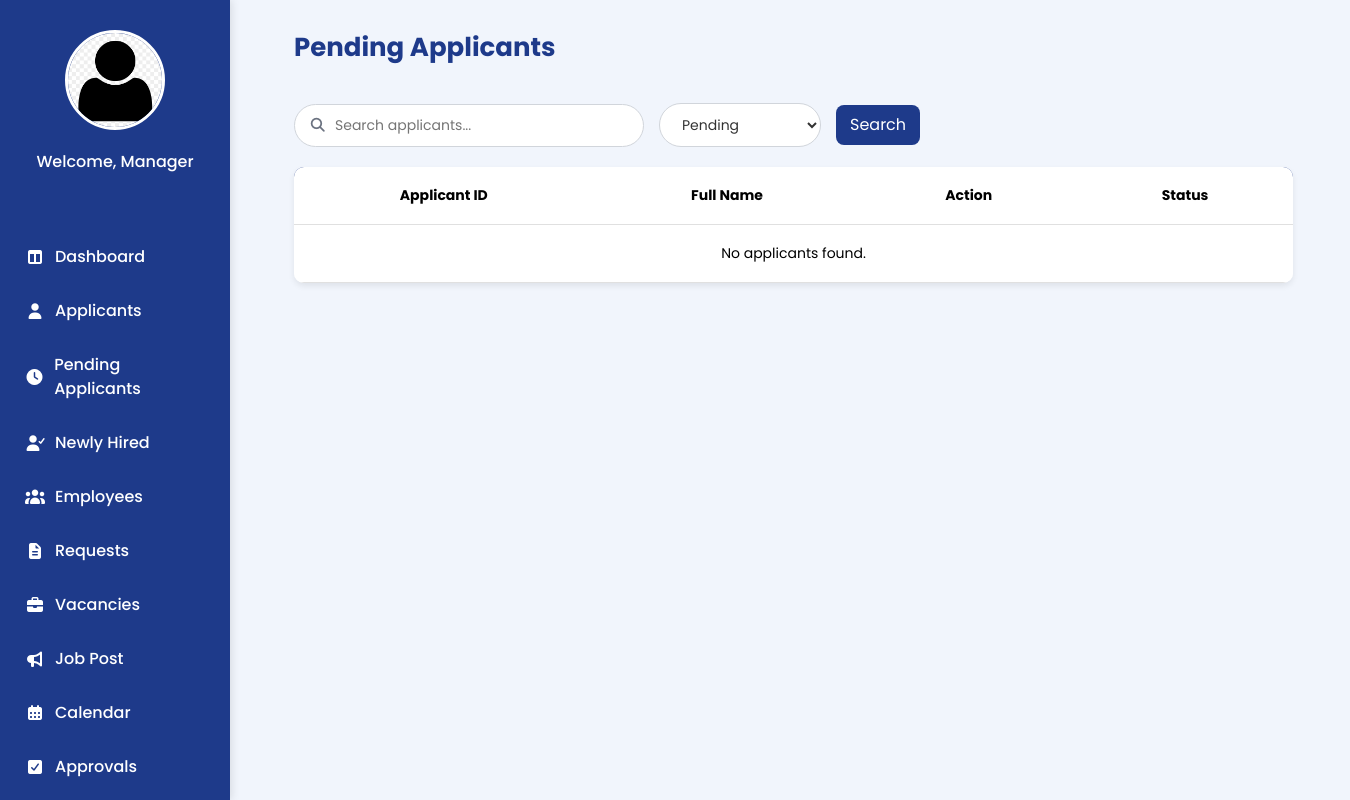
Before: /Manager_PendingApplicants.php with the older database file.
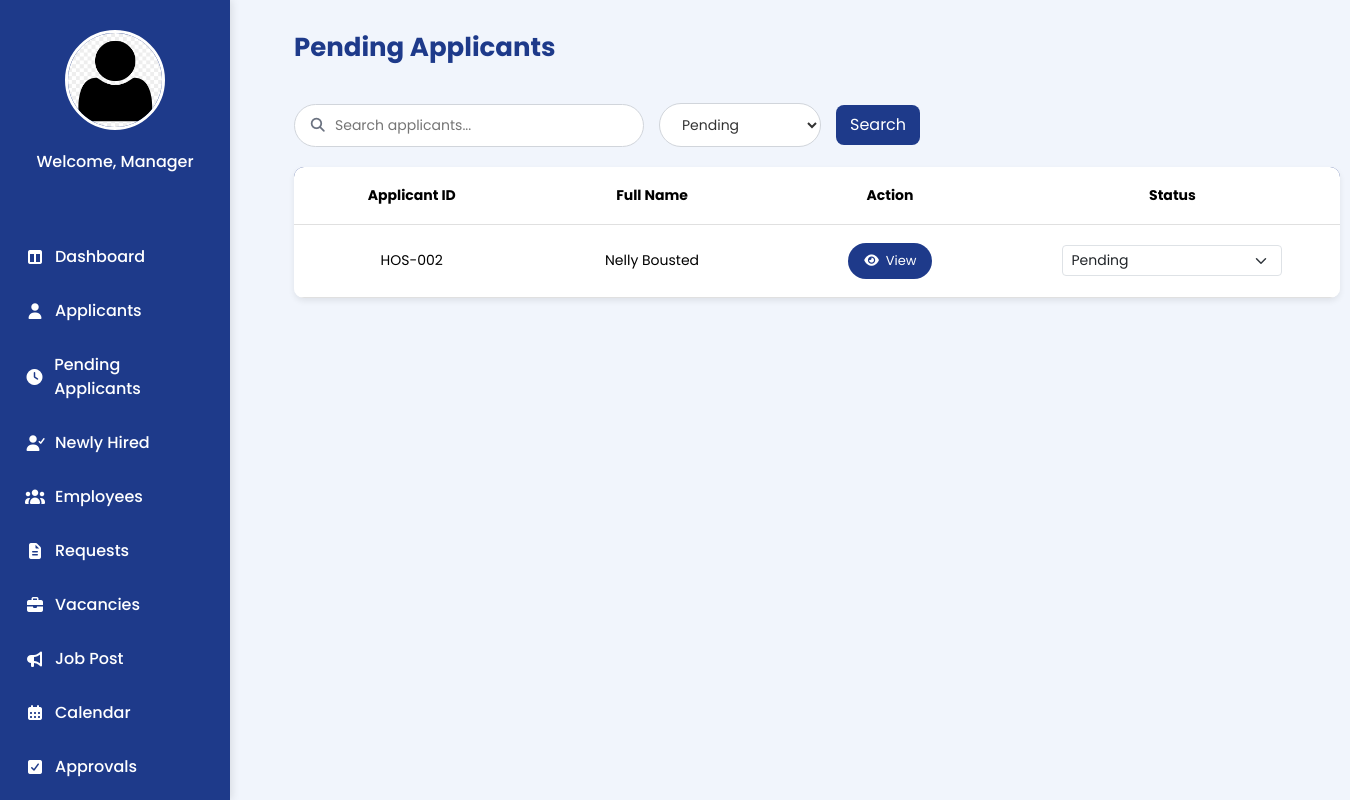
After: the same page with the newer database file.
### tables this page shows
CREATE TABLE `applicant` (
  `applicantID` varchar(100) NOT NULL,
  `fullName` varchar(150) NOT NULL,
  `position_applied` varchar(100) NOT NULL,
  `department` varchar(150) NOT NULL,
  `type_name` varchar(50) DEFAULT NULL,
  `date_applied` date NOT NULL,
  `contact_number` varchar(20) NOT NULL,
  `email_address` varchar(100) NOT NULL,
  `home_address` varchar(255) NOT NULL,
  `job_title` varchar(100) DEFAULT NULL,
  `company_name` varchar(150) NOT NULL,
  `date_started` date NOT NULL,
  `years_experience` int(11) DEFAULT NULL,
  `in_role` varchar(5) NOT NULL,
  `university` varchar(150) NOT NULL,
  `course` varchar(100) NOT NULL,
  `year_graduated` year(4) DEFAULT NULL,
  `skills` text NOT NULL,
  `summary` text NOT NULL,
  `status` varchar(20) NOT NULL,
  `hired_at` date DEFAULT NULL,
  `profile_pic` varchar(255) DEFAULT NULL
);

### Manager_PendingApplicants.php (the view, shortened to what the changed rows need)
<?php
require 'admin/db.connect.php';
$menus = [
  "HR Director" => [
    "Dashboard" => "Manager_Dashboard.php",
    "Applicants" => "Manager_Applicants.php",
    "Pending Applicants" => "Manager_PendingApplicants.php",
    "Newly Hired" => "Newly-Hired.php",
    "Employees" => "Manager_Employees.php",
    "Requests" => "Manager_Request.php",
    "Vacancies" => "Manager_Vacancies.php",
    "Job Post" => "Manager-JobPosting.php",
    "Calendar" => "Manager_Calendar.php",
    "Approvals" => "Manager_Approvals.php",
    "Settings" => "Manager_LeaveSettings.php",
    "Logout" => "Login.php"
  ],
  "HR Manager" => [
    "Dashboard" => "Manager_Dashboard.php",
    "Applicants" => "Manager_Applicants.php",
    "Pending Applicants" => "Manager_PendingApplicants.php",
    "Newly Hired" => "Newly-Hired.php",
    "Employees" => "Manager_Employees.php",
    "Requests" => "Manager_Request.php",
    "Vacancies" => "Manager_Vacancies.php",
    "Job Post" => "Manager-JobPosting.php",
    "Calendar" => "Manager_Calendar.php",
    "Approvals" => "Manager_Approvals.php",
    "Settings" => "Manager_LeaveSettings.php",
    "Logout" => "Login.php"
  ],
  "Recruitment Manager" => [
    "Dashboard" => "Manager_Dashboard.php",
    "Applicants" => "Manager_Applicants.php",
    "Pending Applicants" => "Manager_PendingApplicants.php",
    "Newly Hired" => "Newly-Hired.php",
    "Vacancies" => "Manager_Vacancies.php",
    "Logout" => "Login.php"
  ],
  "HR Officer" => [
    "Dashboard" => "Manager_Dashboard.php",
    "Applicants" => "Manager_Applicants.php",
    "Pending Applicants" => "Manager_PendingApplicants.php",
    "Newly Hired" => "Newly-Hired.php",
    "Employees" => "Manager_Employees.php",
    "Logout" => "Login.php"
  ],
  "HR Assistant" => [
    "Dashboard" => "Manager_Dashboard.php",
    "Applicants" => "Manager_Applicants.php",
    "Pending Applicants" => "Manager_PendingApplicants.php",
    "Newly Hired" => "Newly-Hired.php",
    "Employees" => "Manager_Employees.php",
    "Logout" => "Login.php"
  ],
  "Training and Development Coordinator" => [
    "Dashboard" => "Manager_Dashboard.php",
    "Employees" => "Manager_Employees.php",
    "Calendar" => "Manager_Calendar.php",
    "Requests" => "Manager_Request.php",
    "Logout" => "Login.php"
  ]
];
$role = $_SESSION['sub_role'] ?? "HR Manager";
$icons = [
  "Dashboard" => "fa-table-columns",
  "Applicants" => "fa-user",
  "Pending Applicants" => "fa-clock",
  "Newly Hired" => "fa-user-check",
  "Employees" => "fa-users",
  "Requests" => "fa-file-lines",
  "Vacancies" => "fa-briefcase",
  "Job Post" => "fa-bullhorn",
  "Calendar" => "fa-calendar-days",
  "Approvals" => "fa-square-check",
  "Settings" => "fa-gear",
  "Logout" => "fa-right-from-bracket"
];
$statusFilter = $_GET['status'] ?? 'Pending';
$pendingApplicants = [];
$sql = "
SELECT
    a.applicantID,
    a.fullName,
    a.email_address,
    app.status AS application_status,
    app.applied_at,
    a.date_applied
FROM applicant a
INNER JOIN applications app
    ON a.applicantID = app.applicantID
";
$clauses = [];
$params = [];
$types = '';
if ($statusFilter && strtolower($statusFilter) !== 'all') {
  $clauses[] = "COALESCE(app.status, a.status) = ?";
  $types .= 's';
  $params[] = $statusFilter;
}
if (!empty($clauses))
  $sql .= ' WHERE ' . implode(' AND ', $clauses);
$sql .= ' ORDER BY COALESCE(app.applied_at, a.date_applied) DESC';
if ($stmt = $conn->prepare($sql)) {
  if (!empty($params)) {
    $refs = [];
    $refs[] = &$types;
    for ($i = 0; $i < count($params); $i++) {
      $refs[] = &$params[$i];
    }
    call_user_func_array([$stmt, 'bind_param'], $refs);
  }
  $stmt->execute();
  $res = $stmt->get_result();
  while ($r = $res->fetch_assoc())
    $pendingApplicants[] = $r;
}
?>
<!DOCTYPE html>
<html lang="en">
<head>
  <link href="https://cdn.jsdelivr.net/npm/bootstrap@5.3.3/dist/css/bootstrap.min.css" rel="stylesheet"
>
  <link rel="stylesheet" href="manager-sidebar.css">
  <link rel="stylesheet" href="https://cdnjs.cloudflare.com/ajax/libs/font-awesome/7.0.1/css/all.min.css"
 />
</head>
<body>
  <div class="sidebar">
    <ul class="nav">
      <?php foreach ($menus[$role] as $label => $link): ?>
        <li><a href="<?php echo $link; ?>"><i class="fa-solid <?php echo $icons[$label] ?? 'fa-circle'; ?>"></i><?php echo $label; ?></a></li>
      <?php endforeach; ?>
    </ul>
  </div>
  <div class="main-content">
    <div class="main-content-header">
      <h1>Pending Applicants</h1>
    </div>
    <table class="table table-custom" id="applicantTable">
      <thead>
        <tr>
          <th>Applicant ID</th>
          <th>Full Name</th>
          <th>Action</th>
          <th>Status</th>
        </tr>
      </thead>
      <tbody>
        <?php if (empty($pendingApplicants)): ?>
          <tr>
            <td colspan="4">No applicants found.</td>
          </tr>
        <?php else:
          foreach ($pendingApplicants as $p): ?>
            <tr id="row-<?php echo htmlspecialchars($p['applicantID']); ?>">
              <td><?php echo htmlspecialchars($p['applicantID']); ?></td>
              <td><?php echo htmlspecialchars($p['fullName']); ?></td>
              <td>
                <button class="view-btn" data-appid="<?php echo htmlspecialchars($p['applicantID']); ?>"> <i
                    class="fa-solid fa-eye"></i> View</button>
              </td>
              <td>
                <?php
                $current = $p['application_status'] ?? '';
                $opts = ['Pending', 'Initial Interview', 'Assessment', 'Final Interview', 'Requirements', 'Hired', 'Rejected'];
                ?>
                <select class="status-select form-select form-select-sm"
                  data-appid="<?php echo htmlspecialchars($p['applicantID']); ?>"
                  data-email="<?php echo htmlspecialchars($p['email_address']); ?>"
                  data-fullname="<?php echo htmlspecialchars($p['fullName']); ?>"
                  style="max-width:220px; display:inline-block;">
                  <?php foreach ($opts as $opt): ?>
                    <option value="<?php echo htmlspecialchars($opt); ?>" <?php echo ($current === $opt) ? 'selected' : ''; ?>>
                      <?php echo htmlspecialchars($opt); ?>
                    </option>
                  <?php endforeach; ?>
                </select>
              </td>
            </tr>
          <?php endforeach; endif; ?>
      </tbody>
    </table>
  </div>
</body>
</html>

Changed rows visible on the page:
now on this page (row edited): applicant: applicantID "HOS-002", fullName "Nelly Bousted", applicantID+email_address+fullName "Pending"
Other visible differences:
text no longer shown: "No applicants found."
